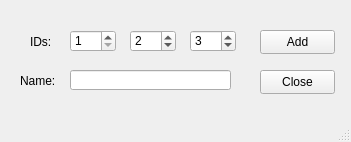
<?xml version="1.0" encoding="UTF-8"?>
<ui version="4.0">
 <class>MainWindow</class>
 <widget class="QMainWindow" name="MainWindow">
  <property name="geometry">
   <rect>
    <x>0</x>
    <y>0</y>
    <width>351</width>
    <height>142</height>
   </rect>
  </property>
  <property name="windowTitle">
   <string>Add IDs</string>
  </property>
  <widget class="QWidget" name="centralwidget">
   <widget class="QSpinBox" name="id1">
    <property name="geometry">
     <rect>
      <x>70</x>
      <y>30</y>
      <width>46</width>
      <height>22</height>
     </rect>
    </property>
    <property name="minimum">
     <number>1</number>
    </property>
   </widget>
   <widget class="QSpinBox" name="id3">
    <property name="geometry">
     <rect>
      <x>190</x>
      <y>30</y>
      <width>46</width>
      <height>22</height>
     </rect>
    </property>
    <property name="minimum">
     <number>1</number>
    </property>
    <property name="value">
     <number>3</number>
    </property>
   </widget>
   <widget class="QSpinBox" name="id2">
    <property name="geometry">
     <rect>
      <x>130</x>
      <y>30</y>
      <width>46</width>
      <height>22</height>
     </rect>
    </property>
    <property name="minimum">
     <number>1</number>
    </property>
    <property name="value">
     <number>2</number>
    </property>
   </widget>
   <widget class="QLineEdit" name="nameBox">
    <property name="geometry">
     <rect>
      <x>70</x>
      <y>70</y>
      <width>161</width>
      <height>20</height>
     </rect>
    </property>
   </widget>
   <widget class="QLabel" name="label">
    <property name="geometry">
     <rect>
      <x>30</x>
      <y>34</y>
      <width>31</width>
      <height>16</height>
     </rect>
    </property>
    <property name="text">
     <string>IDs: </string>
    </property>
   </widget>
   <widget class="QLabel" name="label_2">
    <property name="geometry">
     <rect>
      <x>20</x>
      <y>73</y>
      <width>41</width>
      <height>16</height>
     </rect>
    </property>
    <property name="text">
     <string>Name:</string>
    </property>
   </widget>
   <widget class="QPushButton" name="addButton">
    <property name="geometry">
     <rect>
      <x>260</x>
      <y>30</y>
      <width>75</width>
      <height>24</height>
     </rect>
    </property>
    <property name="text">
     <string>Add</string>
    </property>
   </widget>
   <widget class="QPushButton" name="pushButton_2">
    <property name="geometry">
     <rect>
      <x>260</x>
      <y>70</y>
      <width>75</width>
      <height>24</height>
     </rect>
    </property>
    <property name="text">
     <string>Close</string>
    </property>
   </widget>
  </widget>
  <widget class="QMenuBar" name="menubar">
   <property name="geometry">
    <rect>
     <x>0</x>
     <y>0</y>
     <width>351</width>
     <height>19</height>
    </rect>
   </property>
  </widget>
  <widget class="QStatusBar" name="statusbar"/>
 </widget>
 <resources/>
 <connections>
  <connection>
   <sender>pushButton_2</sender>
   <signal>clicked()</signal>
   <receiver>MainWindow</receiver>
   <slot>close()</slot>
   <hints>
    <hint type="sourcelabel">
     <x>291</x>
     <y>103</y>
    </hint>
    <hint type="destinationlabel">
     <x>250</x>
     <y>32</y>
    </hint>
   </hints>
  </connection>
 </connections>
</ui>
